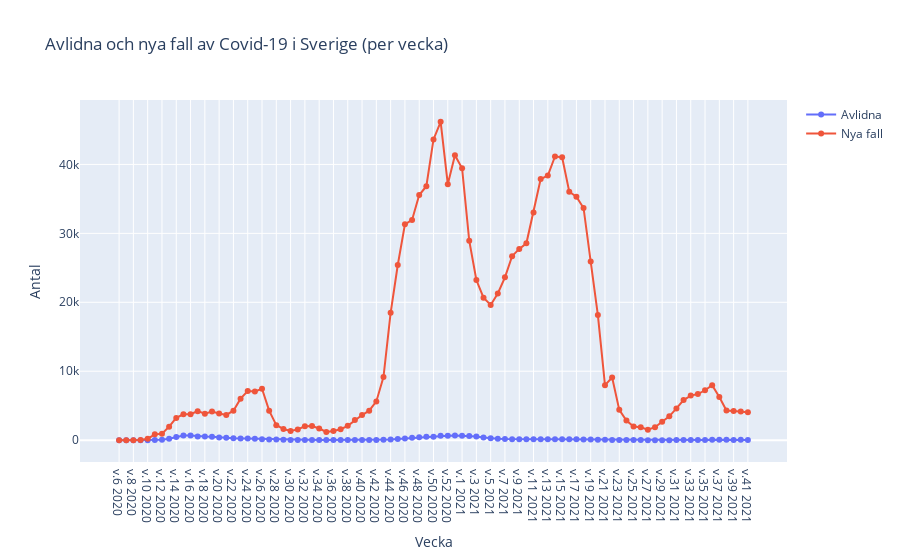

Write notebook code for a chart like this one.
### Code cell
plot3 = create_plotly_linefig("Antal_avlidna_vecka", "Antal", "Avlidna och nya fall av Covid-19 i Sverige (per vecka)", "Antal_fall_vecka", "Avlidna", "Nya fall")
plot3.show()
plot3.write_html('deceased_and_new_cases.html', auto_open=True)
